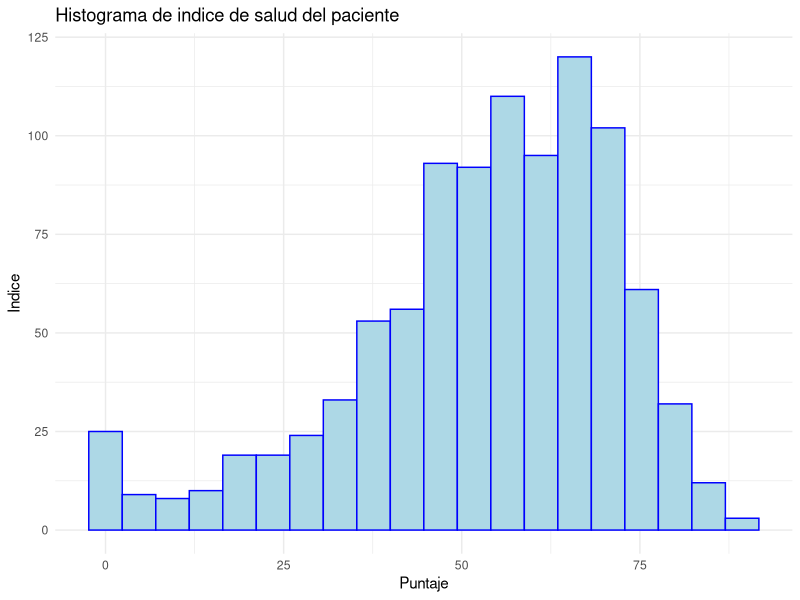
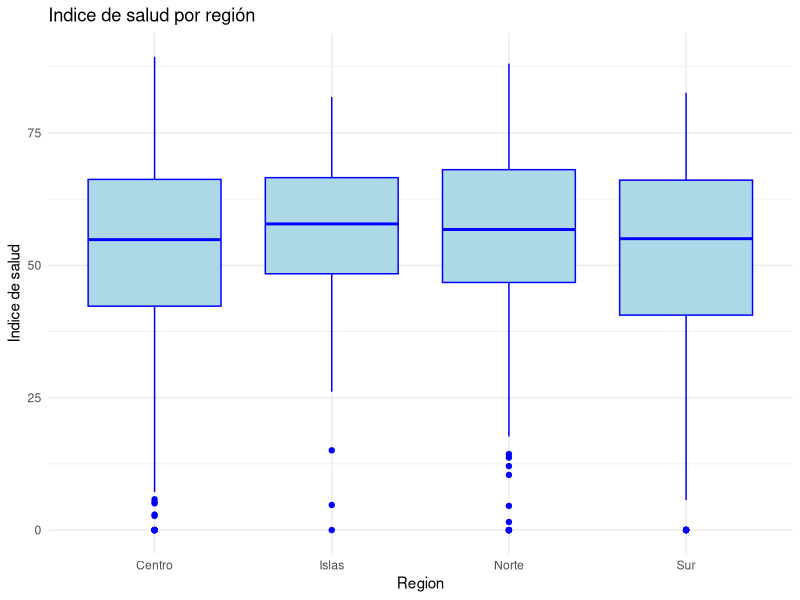
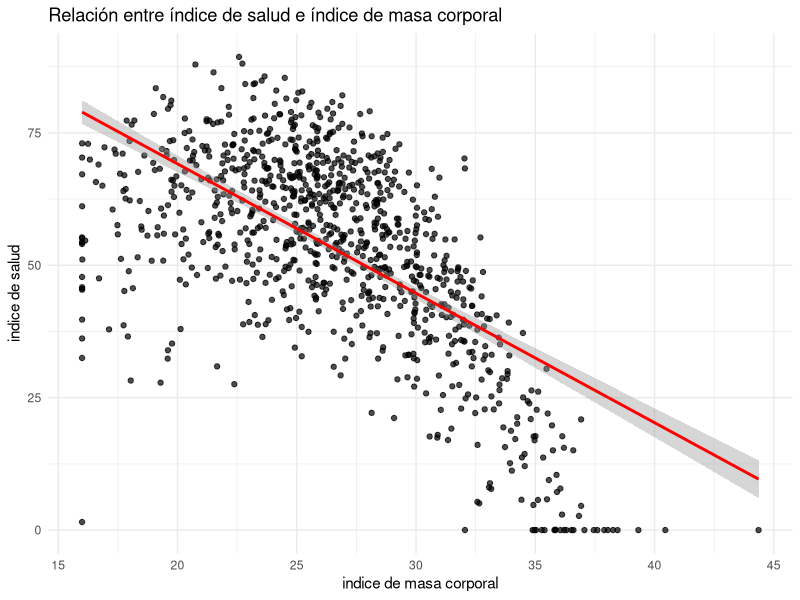
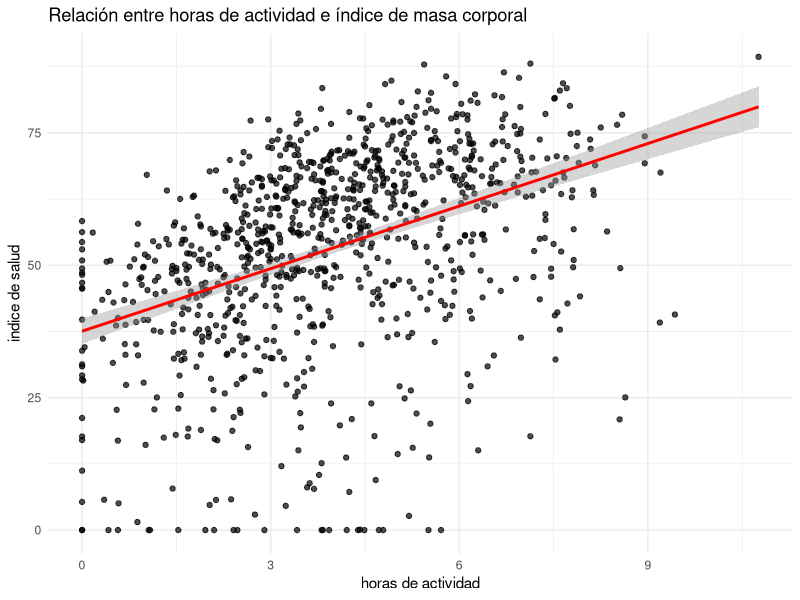
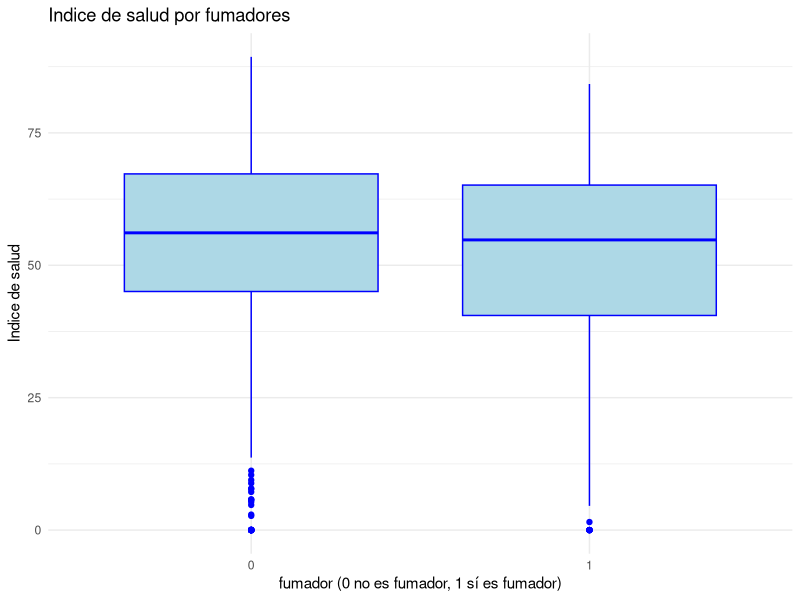

Source code (R) for these figures, in order: (Note: this script raises an error after producing the figures.)
## TRABAJO DE METODOS ESTADITICOS ##

# librerias
library(tidyverse)
library(ggplot2)
library(dplyr)
library(purrr)

# leemos los datos
health_df <- read.csv("data/health_C.csv")
head(health_df) #mostrar las primeras filas

## PRIMER BLOQUE ##
# media, mediana y desviación típica de la variable health_score.
media=mean(health_df$health_score) 
mediana=median(health_df$health_score) 
des_tipica=sd(health_df$health_score) 

# histograma de health_score con 20 intervalos.
ggplot(health_df, aes(x = health_score)) +
  geom_histogram(bins = 20, fill = "lightblue", color = "blue") +
  labs(title = "Histograma de indice de salud del paciente",
       x = "Puntaje",
       y = "Indice") +
  theme_minimal()

# distribución de frecuencias relativas de los pacientes por sex. 
 #### MIRAR ESTO BIEN ####
frec_abs=table(health_df$sex)
frec_rel=prop.table(frec_abs)
ptg_rel=frec_rel*100
tabla_frecuencias <- data.frame(
  Frecuencia_Absoluta = as.vector(frec_abs),
  Frecuencia_Relativa = round(as.vector(frec_rel), 4),
  Porcentaje_Porc = round(as.vector(ptg_rel), 2)
)
row.names(tabla_frecuencias) <- names(frec_abs)

# diagrama de cajas de health_score según region.
ggplot(health_df, aes(x = factor(region), y = health_score)) +
  geom_boxplot(fill = "lightblue", color="blue") +
  labs(title = "Indice de salud por región",
       x = "Region",
       y = "Indice de salud") +
  theme_minimal()

# gráfico de dispersión entre bmi y health_score. ¿Qué relación parece observarse? 
ggplot(health_df, aes(x = bmi, y = health_score)) +
  geom_point(alpha = 0.7) +
  geom_smooth(method = "lm", se = TRUE, color = "red") +
  labs(title = "Relación entre índice de salud e índice de masa corporal",
       x = "indice de masa corporal", y = "indice de salud") +
  theme_minimal()
# CUANTO MAS INDICE DE MASA CORPORAL TIENE UNA PERSONA MAS BAJO ES SU INDICE DE SALUD 

# matriz de correlaciones entre las variables numéricas (ej. bmi, activity_hours, sleep_hours, stress, cholesterol, systolic_bp, diastolic_bp).
var_num=health_df[,c("age","bmi","activity_hours","sleep_hours","stress","cholesterol","systolic_bp",
              "diastolic_bp", "alcohol_units","diet_score","med_adherence","comorbidities","income")]
cor_matrix <- cor(var_num)
print(round(cor_matrix, 2))
# TIENE MUCHOS VALORES NA PORQUE LOS DATOS TIENE HUECOS SIN PONER.

# Representa un gráfico de dispersión entre activity_hours y health_score. ¿Hay indicios de una relación no lineal? 
ggplot(health_df, aes(x = activity_hours, y = health_score)) +
  geom_point(alpha = 0.7) +
  geom_smooth(method = "lm", se = TRUE, color = "red") +
  labs(title = "Relación entre horas de actividad e índice de masa corporal",
       x = "horas de actividad", y = "indice de salud") +
  theme_minimal()
# NO HAY INDICIOS PORQUE LA LINEA DE REGRESION ES RECTA, NO CURVA

# boxplot de health_score por fumador (smoker). ¿Existen diferencias claras entre fumadores y no fumadores? 
ggplot(health_df, aes(x = factor(smoker), y = health_score)) +
  geom_boxplot(fill = "lightblue", color="blue") +
  labs(title = "Indice de salud por fumadores",
       x = "fumador (0 no es fumador, 1 sí es fumador)",
       y = "Indice de salud") +
  theme_minimal()
# CON LA LINEA RECTA DEL LAS CAJAS VEMOS QUE EN MEDIA LOS NO FUMADORES TIENEN UN MEJOR INDICE DE SALUD
# LOS BIGOTES SON MUY LARGOS, LO QUE INDICAN QUE A LOS EXTREMOS DE LOS GRUPOS LOS INDICES DE SALUD SON MUY DIFERENTES
# LOS PUNTOS SON CASOS ATIPICOS, LOS NO FUMADORES TIENEN MAS QUE LOS FUMADORES

# valores atípicos en cholesterol y discute si son plausibles en  un contexto clínico. 

## HA DICHO EL PROFE QUE SE PUEDE VER CON UN BOXPLOT

# proporción de pacientes con enfermedad controlada (disease_controlled) en el dataset. 
frec_abs1=table(health_df$disease_controlled)
frec_rel1=prop.table(frec_abs)
ptg_rel1=frec_rel*100
tabla_frecuencias1 <- data.frame(
  Frecuencia_Absoluta1 = as.vector(frec_abs1),
  Frecuencia_Relativa1 = round(as.vector(frec_rel1), 4),
  Porcentaje_Porc1 = round(as.vector(ptg_rel1), 2)
)
row.names(tabla_frecuencias1) <- names(frec_abs1)

## SEGUNDO BLOQUE ##
# variables contienen valores faltantes y cuántos casos faltan en cada una. 
summary(is.na(health_df)) 
 #Los que pone true es el numero de variables que son nulas

# proporción total de valores faltantes sobre el dataset completo. 
mean(is.na(health_df))*100 #en %

# tabla resumen con las variables que presentan missing y el porcentaje de datos ausentes en cada una. 
tabla_resumen=data.frame(porcentaje=colMeans(is.na(health_df)*100))

# imputación por la media en bmi y calcula de nuevo la media de esta variable. 
health_df_imputado=health_df
media_calculada=mean(health_df$bmi, na.rm = TRUE)
health_df_imputado$bmi[is.na(health_df_imputado$bmi)]=media_calculada
media_imputada=mean(health_df_imputado$bmi)

# histogramas de sleep_hours antes y después de la imputación por media. ¿Observas cambios en la distribución? 

# imputación por la mediana en stress. Compara los resultados con la imputación por la media.

# imputación condicional: sustituye los valores faltantes de cholesterol por la media de pacientes del mismo grupo de sex. 

# discute si es razonable suponer que los valores faltantes son MCAR, MAR o MNAR en este contexto de salud. Justifica tu respuesta. 

# modelo lineal simple (health_score ~ bmi) usando solo casos completos. ¿Cuántas observaciones se pierden? 

# repite el modelo anterior pero con el dataset imputado. ¿Cambian los coeficientes? Explica por qué. 
